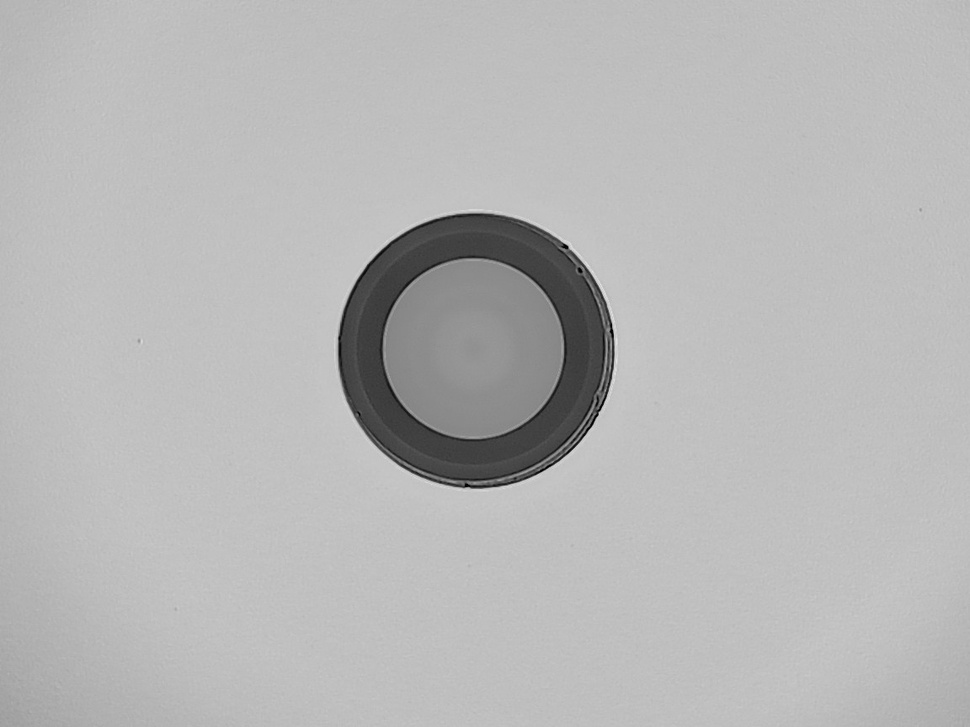
#> input picture current-process/old_version/image_batch/ima18.jpg, 970 x 727 px, shrunk from 1152 x 864 before the run
$ python -i hessian-ridge-detector-v3-35.py   (imports and definitions only)   (older library calls are emulated)
#> lines starting #> are read from the running program, lines starting #| are printed output that depends on the picture
#> further down, picture is the input picture: shape (727, 970, 3); min 0, max 229, mean 182.7

import numpy as np
import cv2
from scipy import ndimage
from scipy.ndimage import gaussian_filter
import warnings
# [1 line not run here, left out]

def hessian_ridge_detection(image, scales=[1, 2, 3]):
    """
    Multi-scale Hessian ridge detection.
    """
    ridge_response = np.zeros_like(image, dtype=np.float64)

    for scale in scales:
        # Gaussian smoothing at scale
        smoothed = gaussian_filter(image, scale)

        # Hessian matrix
        Hxx = ndimage.sobel(ndimage.sobel(smoothed, axis=1), axis=1)
        Hyy = ndimage.sobel(ndimage.sobel(smoothed, axis=0), axis=0)
        Hxy = ndimage.sobel(ndimage.sobel(smoothed, axis=1), axis=0)

        # Eigenvalues
        trace = Hxx + Hyy
        det = Hxx * Hyy - Hxy * Hxy
        discriminant = np.sqrt(np.maximum(0, trace**2 - 4*det))

        lambda1 = 0.5 * (trace + discriminant)
        lambda2 = 0.5 * (trace - discriminant)

        # Ridge measure (Frangi-like)
        Rb = np.abs(lambda1) / (np.abs(lambda2) + 1e-10)
        S = np.sqrt(lambda1**2 + lambda2**2)

        # Ridge response
        beta = 0.5
        c = 0.5 * np.max(S) if np.max(S) > 0 else 1.0

        response = np.exp(-Rb**2 / (2*beta**2)) * (1 - np.exp(-S**2 / (2*c**2)))
        response[lambda2 > 0] = 0  # Only negative λ2 for ridges

        # Scale normalization
        ridge_response = np.maximum(ridge_response, scale**2 * response)
#> this loop made 3 passes
#> pass 1, in hessian_ridge_detection, `Hxx = ndimage.sobel(ndimage.sobel(smoothed, axis=1), axis=1)`:
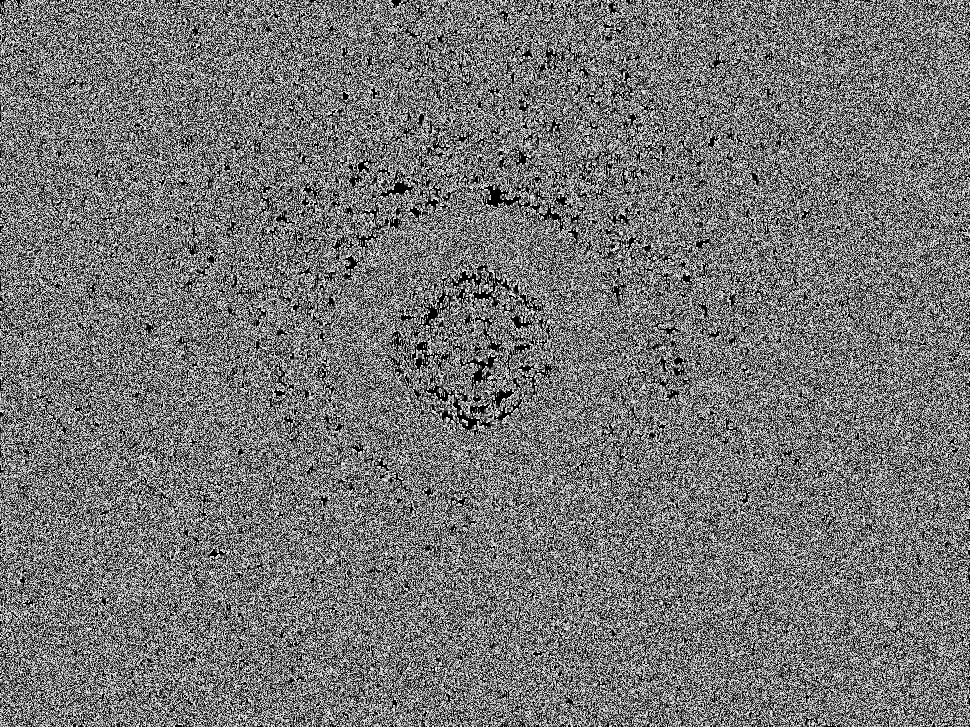
#> Hxx: shape (727, 970, 3); min 0, max 240, mean 117.1
#> pass 1, in hessian_ridge_detection, `Hyy = ndimage.sobel(ndimage.sobel(smoothed, axis=0), axis=0)`:
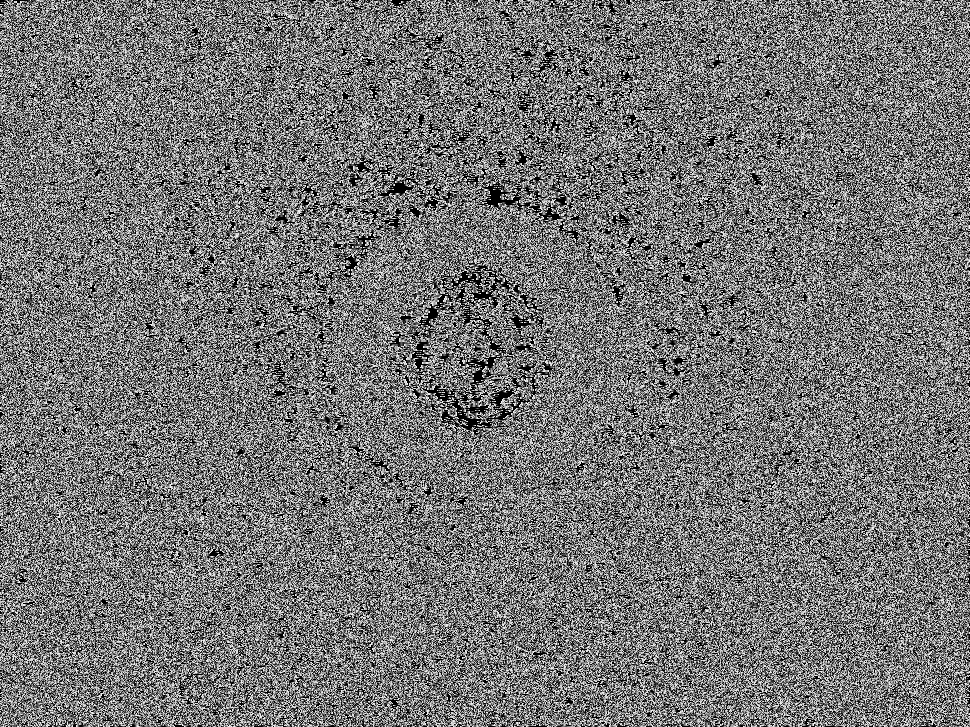
#> Hyy: shape (727, 970, 3); min 0, max 240, mean 116.6
#> pass 1, in hessian_ridge_detection, `Hxy = ndimage.sobel(ndimage.sobel(smoothed, axis=1), axis=0)`:
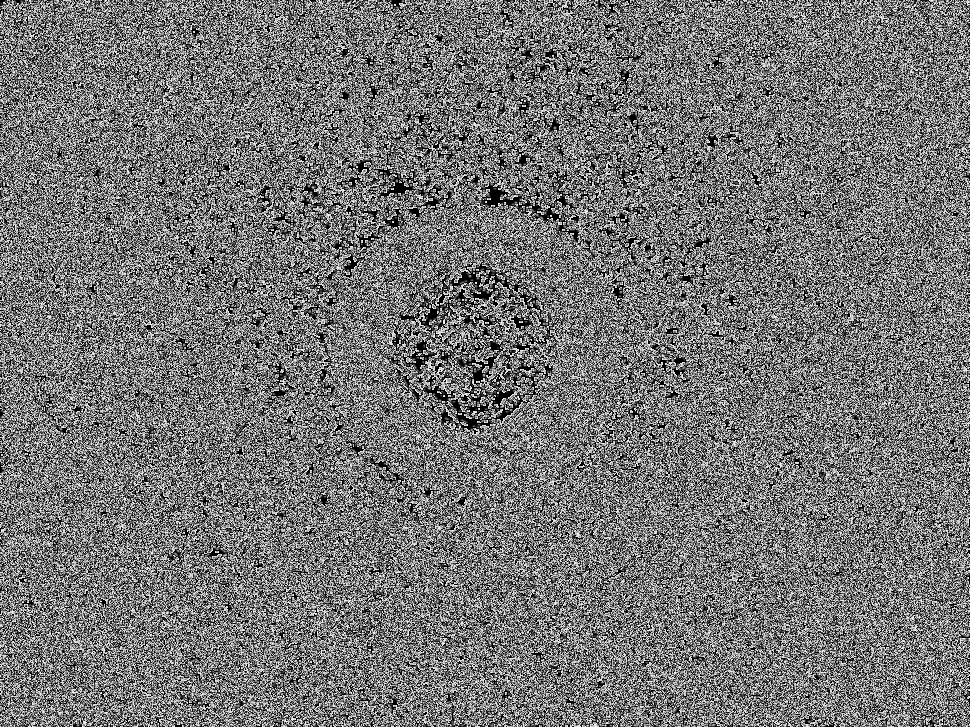
#> Hxy: shape (727, 970, 3); min 0, max 240, mean 116.4
#> after the loop: response: shape (727, 970, 3) float16; 52.72% of the values are NaN or infinite; the others: min 0, max 0, mean 0

    return ridge_response

# [20 lines not run here, left out]

>>> import cv2
>>> picture = cv2.imread('../../current-process/old_version/image_batch/ima18.jpg')
>>> result = hessian_ridge_detection(picture)

$ run again, on current-process/old_version/image_batch/ima19.jpg
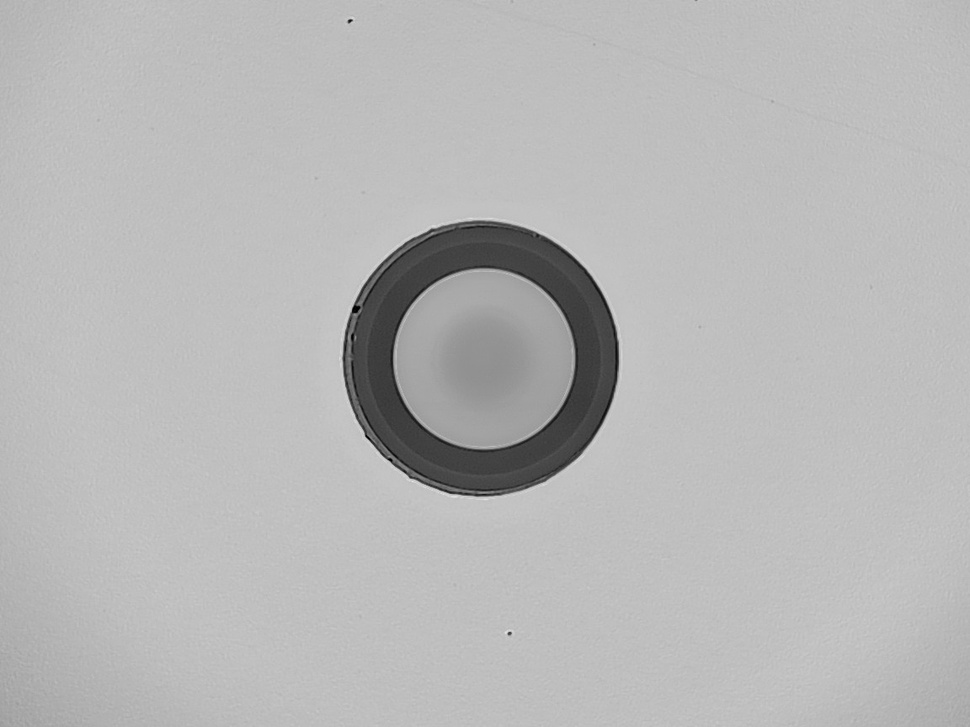
#> input picture current-process/old_version/image_batch/ima19.jpg, 970 x 727 px, shrunk from 1152 x 864 before the run
#> picture is the input picture: shape (727, 970, 3); min 0, max 232, mean 183
#> the loop in hessian_ridge_detection, `for scale in scales:` made 3 passes
#> pass 1, in hessian_ridge_detection, `Hyy = ndimage.sobel(ndimage.sobel(smoothed, axis=0), axis=0)`:
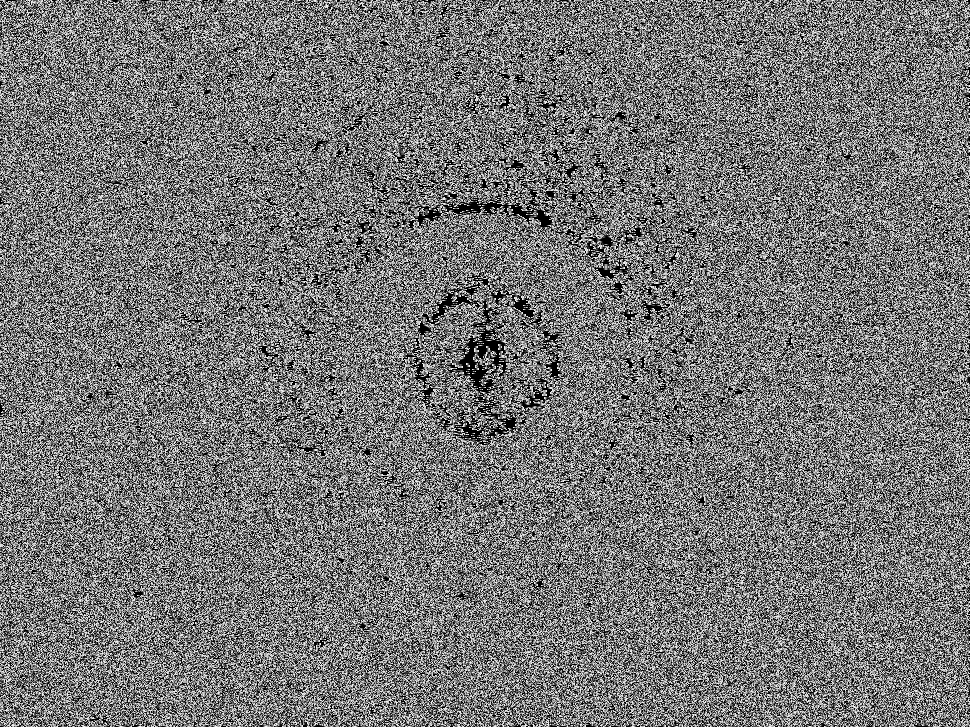
#> Hyy: shape (727, 970, 3); min 0, max 240, mean 117.4
#> pass 1, in hessian_ridge_detection, `Hxy = ndimage.sobel(ndimage.sobel(smoothed, axis=1), axis=0)`:
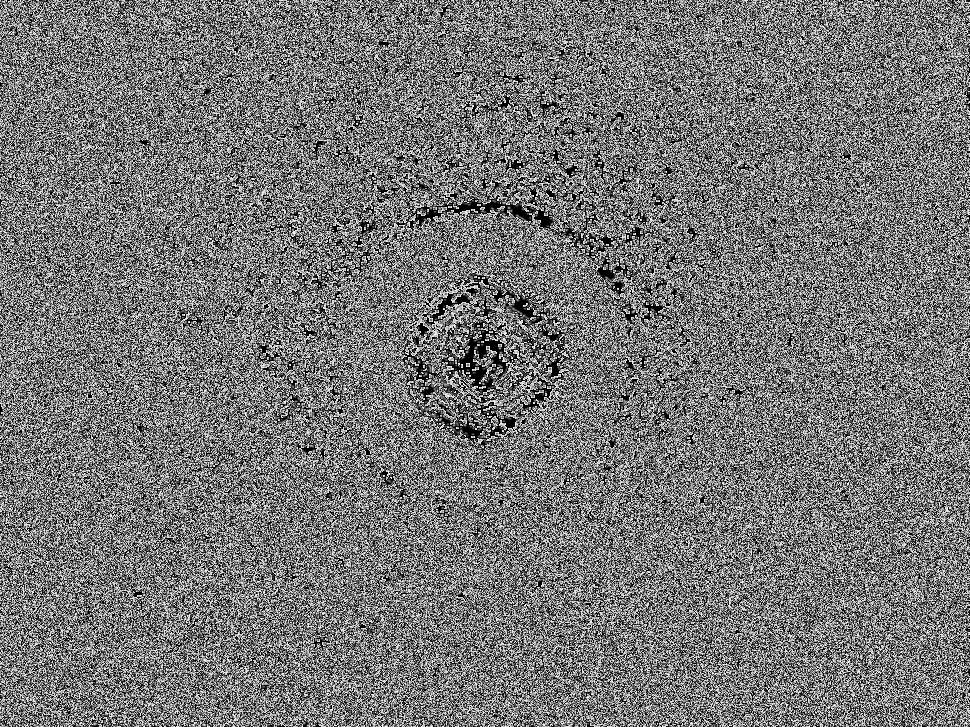
#> Hxy: shape (727, 970, 3); min 0, max 240, mean 117.5

$ run again, on current-process/old_version/image_batch/img35.jpg
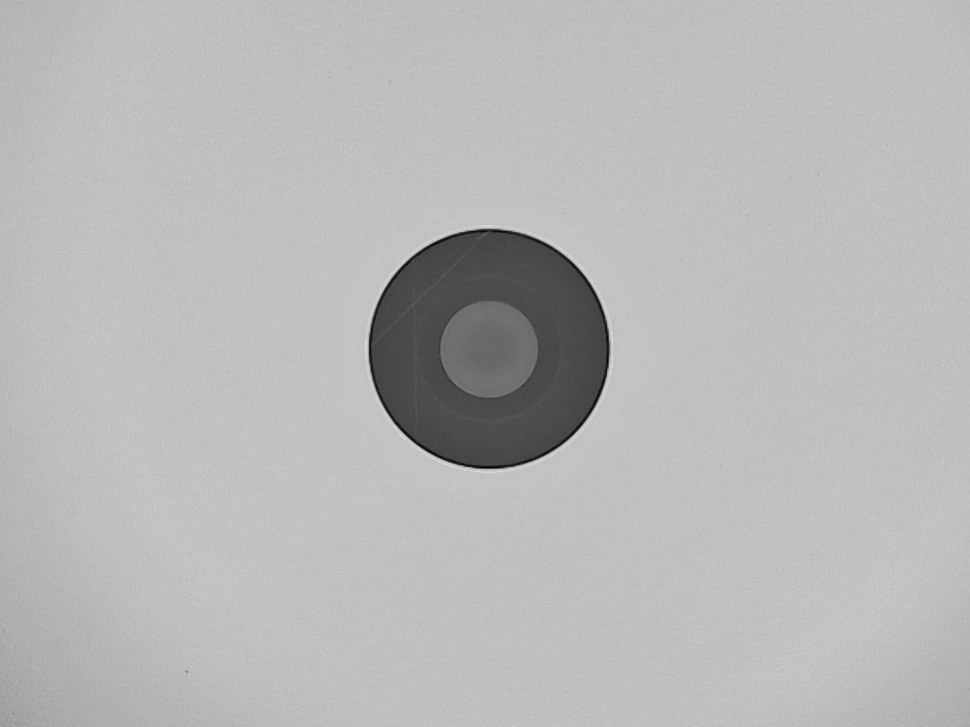
#> input picture current-process/old_version/image_batch/img35.jpg, 970 x 727 px, shrunk from 1152 x 864 before the run
#> picture is the input picture: shape (727, 970, 3); min 2, max 223, mean 183.8
#> the loop in hessian_ridge_detection, `for scale in scales:` made 3 passes
#> pass 1, in hessian_ridge_detection, `Hyy = ndimage.sobel(ndimage.sobel(smoothed, axis=0), axis=0)`:
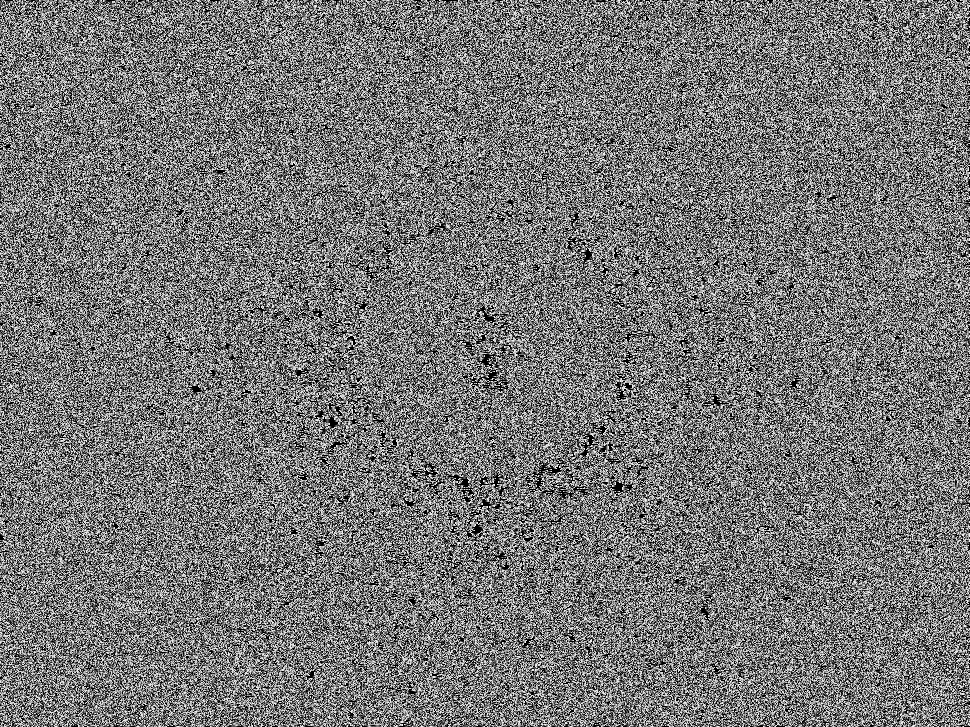
#> Hyy: shape (727, 970, 3); min 0, max 240, mean 117.9
#> pass 1, in hessian_ridge_detection, `Hxy = ndimage.sobel(ndimage.sobel(smoothed, axis=1), axis=0)`:
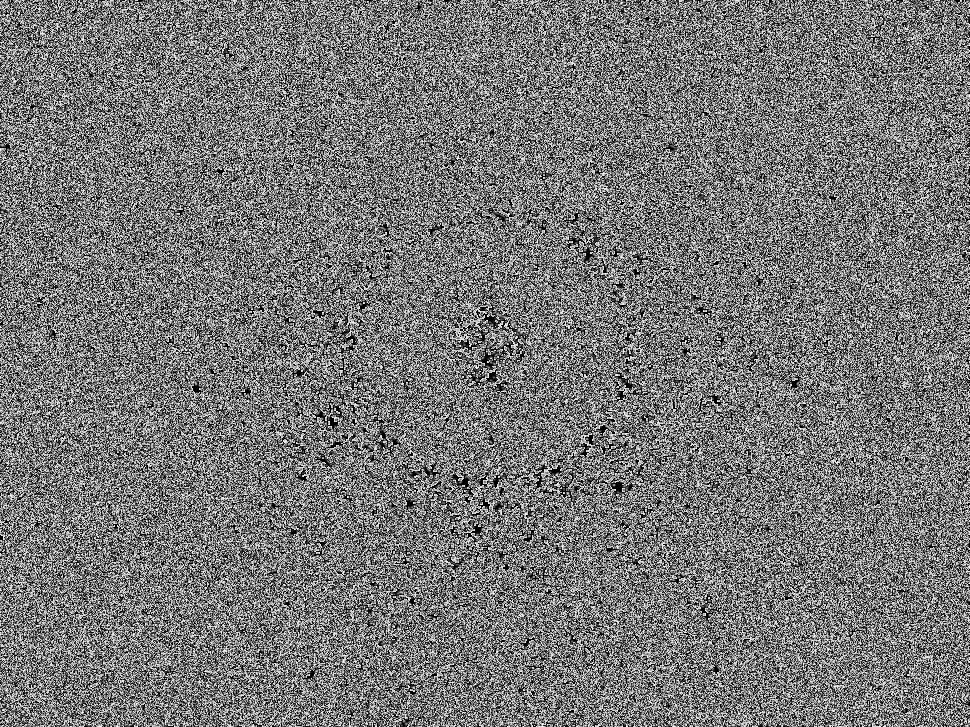
#> Hxy: shape (727, 970, 3); min 0, max 240, mean 118.3

$ run again, on current-process/old_version/image_batch/img38.jpg
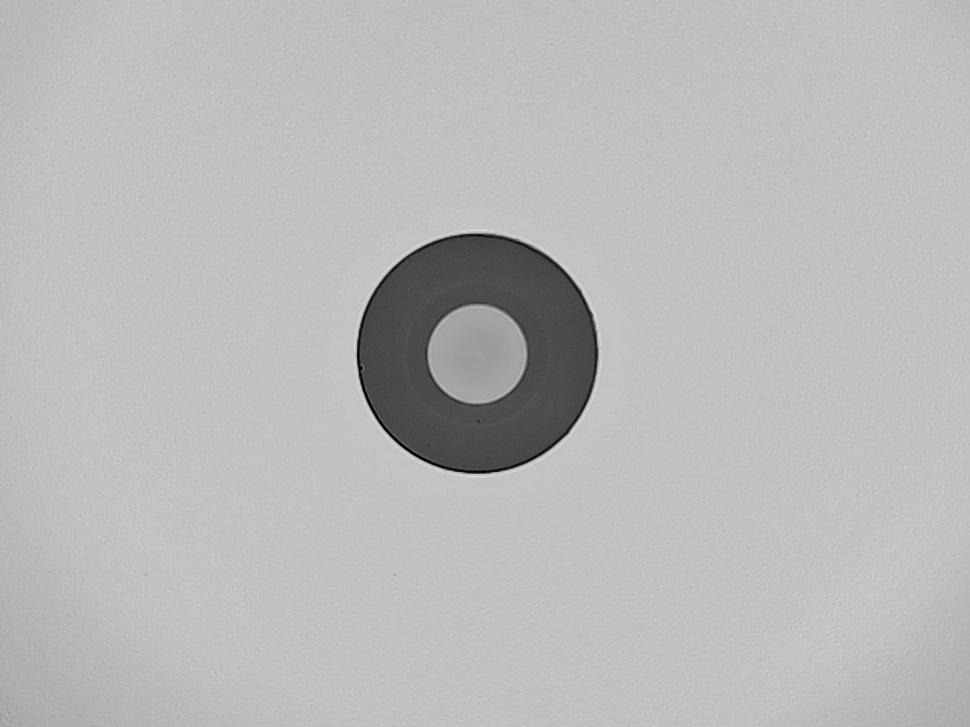
#> input picture current-process/old_version/image_batch/img38.jpg, 970 x 727 px, shrunk from 1152 x 864 before the run
#> picture is the input picture: shape (727, 970, 3); min 0, max 225, mean 185.2
#> the loop in hessian_ridge_detection, `for scale in scales:` made 3 passes
#> pass 1, in hessian_ridge_detection, `Hyy = ndimage.sobel(ndimage.sobel(smoothed, axis=0), axis=0)`:
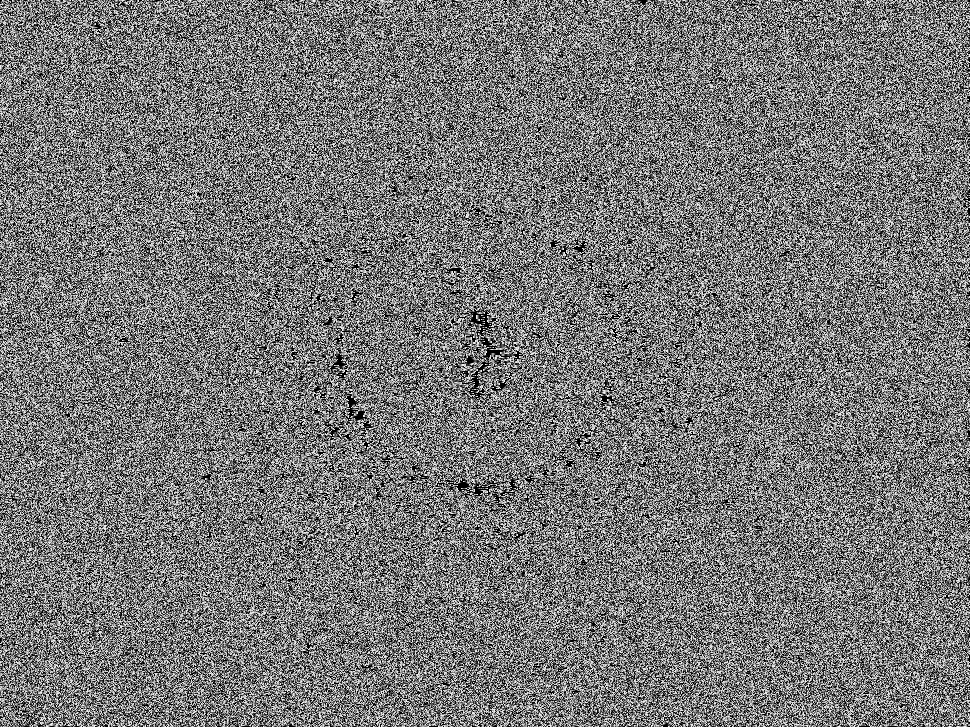
#> Hyy: shape (727, 970, 3); min 0, max 240, mean 118.8
#> pass 1, in hessian_ridge_detection, `Hxy = ndimage.sobel(ndimage.sobel(smoothed, axis=1), axis=0)`:
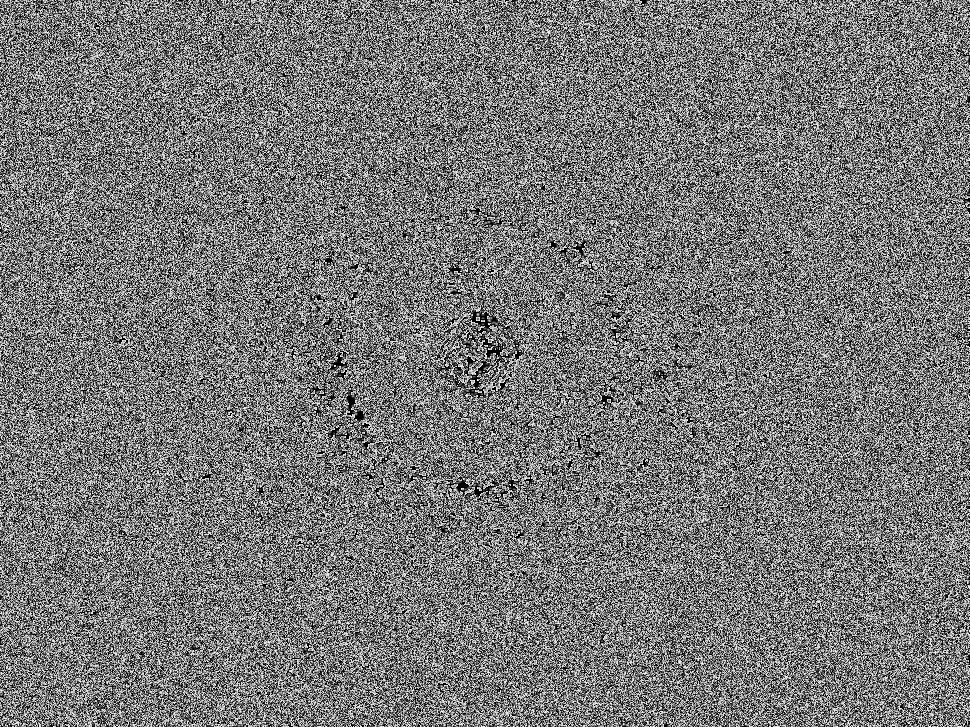
#> Hxy: shape (727, 970, 3); min 0, max 240, mean 118.9
